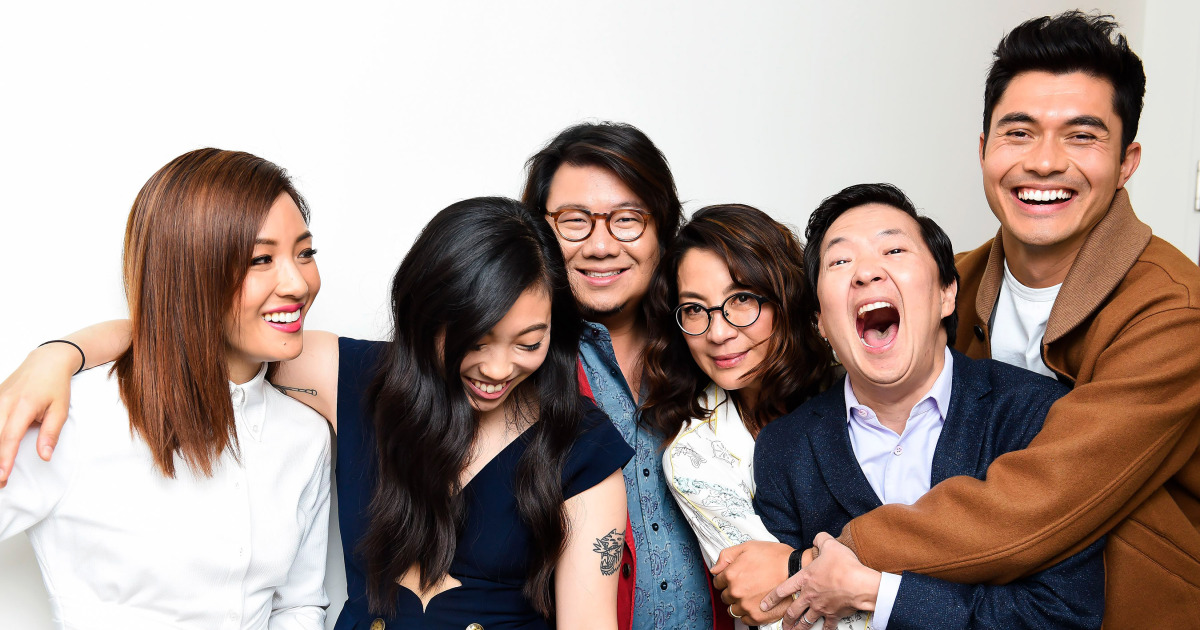
#> input picture openCV/pictures/people.jpg, 1200 x 630 px, found by its file name
$ python opencv_cropimage.py
#> lines starting #> are read from the running program, lines starting #| are printed output that depends on the picture
import imutils
import cv2

image = cv2.imread("./pictures/people.jpg")
#> image is the input picture: shape (630, 1200, 3); mean B, G, R 144, 150.3, 167.2
(h, w, d) = image.shape
#> h = 630; w = 1200; d = 3
print("width={}, height={}, depth={}".format(w, h, d))
#| width=1200, height=630, depth=3

(B, G, R) = image[100, 100]
#> B = 254; G = 254; R = 254
print("R={}, G={}, B={}".format(R,G,B))
#| R=254, G=254, B=254

#image[startY:endY, startX:endX]
roi = image[500:600, 500:600]
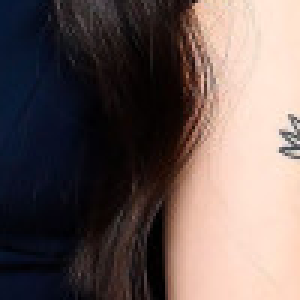
#> roi: shape (100, 100, 3) (shown 3 times larger); mean B, G, R 87, 90.2, 105.2
cv2.imshow("ROI", roi)

cv2.imshow("opencv", image)
cv2.waitKey(0)

$ run again, with openCV/pictures/boradcast.jpg copied over openCV/pictures/people.jpg
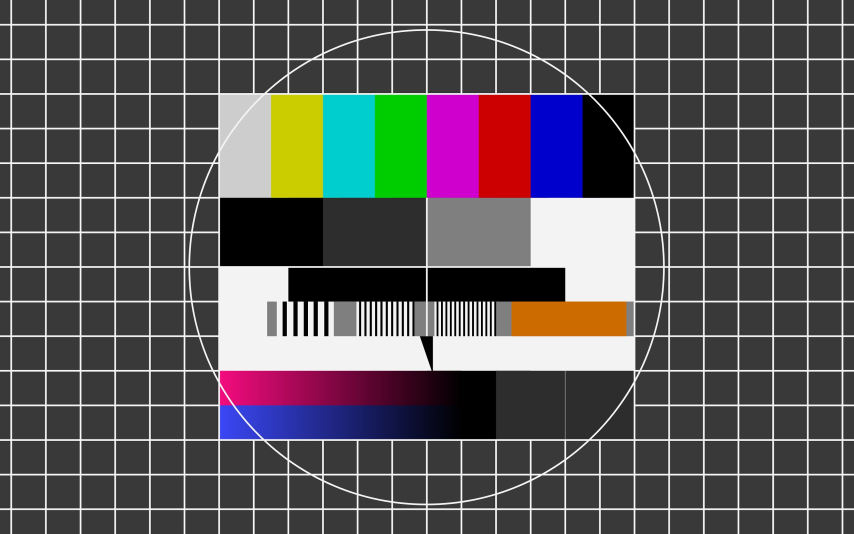
#> input picture openCV/pictures/boradcast.jpg, 2560 x 1600 px, found by its file name (shown at 1/3 size)
#> image is the input picture: shape (1600, 2560, 3); mean B, G, R 87.2, 85.5, 88.4
#| width=2560, height=1600, depth=3
#> B = 57
#| R=57, G=57, B=57
#> `roi = image[500:600, 500:600]`:
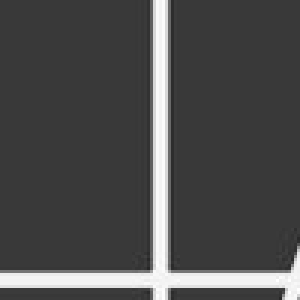
#> roi: shape (100, 100, 3) (shown 3 times larger); min 38, max 255, mean 76.4
